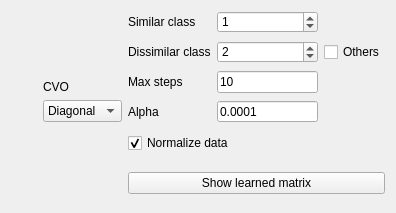
<?xml version="1.0" encoding="UTF-8"?>
<ui version="4.0">
 <class>paramsCVO</class>
 <widget class="QWidget" name="paramsCVO">
  <property name="geometry">
   <rect>
    <x>0</x>
    <y>0</y>
    <width>396</width>
    <height>213</height>
   </rect>
  </property>
  <property name="windowTitle">
   <string>Form</string>
  </property>
  <layout class="QGridLayout" name="gridLayout" columnstretch="0,0,0">
   <item row="2" column="1">
    <widget class="QComboBox" name="methodCombo">
     <property name="toolTip">
      <string>Change computation method (not sure if there is any actual difference between the two)</string>
     </property>
     <item>
      <property name="text">
       <string>Diagonal</string>
      </property>
     </item>
    </widget>
   </item>
   <item row="0" column="2" rowspan="3">
    <layout class="QGridLayout" name="gridLayout_2">
     <property name="verticalSpacing">
      <number>8</number>
     </property>
     <item row="2" column="0">
      <widget class="QLabel" name="label_steps">
       <property name="minimumSize">
        <size>
         <width>0</width>
         <height>20</height>
        </size>
       </property>
       <property name="text">
        <string>Max steps</string>
       </property>
      </widget>
     </item>
     <item row="0" column="1">
      <widget class="QSpinBox" name="simBox">
       <property name="minimumSize">
        <size>
         <width>0</width>
         <height>20</height>
        </size>
       </property>
       <property name="minimum">
        <number>0</number>
       </property>
       <property name="value">
        <number>1</number>
       </property>
      </widget>
     </item>
     <item row="0" column="0">
      <widget class="QLabel" name="label_2">
       <property name="minimumSize">
        <size>
         <width>0</width>
         <height>20</height>
        </size>
       </property>
       <property name="text">
        <string>Similar class</string>
       </property>
      </widget>
     </item>
     <item row="1" column="0">
      <widget class="QLabel" name="label_3">
       <property name="minimumSize">
        <size>
         <width>0</width>
         <height>20</height>
        </size>
       </property>
       <property name="text">
        <string>Dissimilar class</string>
       </property>
      </widget>
     </item>
     <item row="1" column="1">
      <widget class="QSpinBox" name="dissimBox">
       <property name="minimumSize">
        <size>
         <width>0</width>
         <height>20</height>
        </size>
       </property>
       <property name="minimum">
        <number>0</number>
       </property>
       <property name="value">
        <number>2</number>
       </property>
      </widget>
     </item>
     <item row="1" column="2">
      <widget class="QCheckBox" name="othersCheckBox">
       <property name="minimumSize">
        <size>
         <width>0</width>
         <height>20</height>
        </size>
       </property>
       <property name="text">
        <string>Others</string>
       </property>
      </widget>
     </item>
     <item row="3" column="0">
      <widget class="QLabel" name="label">
       <property name="minimumSize">
        <size>
         <width>0</width>
         <height>20</height>
        </size>
       </property>
       <property name="text">
        <string>Alpha</string>
       </property>
      </widget>
     </item>
     <item row="2" column="1">
      <widget class="QLineEdit" name="stepsLineEdit">
       <property name="minimumSize">
        <size>
         <width>0</width>
         <height>20</height>
        </size>
       </property>
       <property name="text">
        <string>10</string>
       </property>
      </widget>
     </item>
     <item row="3" column="1">
      <widget class="QLineEdit" name="alphaLineEdit">
       <property name="minimumSize">
        <size>
         <width>0</width>
         <height>20</height>
        </size>
       </property>
       <property name="text">
        <string>0.0001</string>
       </property>
      </widget>
     </item>
    </layout>
   </item>
   <item row="1" column="1">
    <widget class="QLabel" name="title">
     <property name="text">
      <string>CVO</string>
     </property>
    </widget>
   </item>
   <item row="0" column="0" rowspan="5">
    <spacer name="horizontalSpacer">
     <property name="orientation">
      <enum>Qt::Horizontal</enum>
     </property>
     <property name="sizeHint" stdset="0">
      <size>
       <width>40</width>
       <height>20</height>
      </size>
     </property>
    </spacer>
   </item>
   <item row="4" column="2">
    <widget class="QPushButton" name="showMatrixBtn">
     <property name="text">
      <string>Show learned matrix</string>
     </property>
    </widget>
   </item>
   <item row="3" column="2">
    <widget class="QCheckBox" name="normalizeBox">
     <property name="minimumSize">
      <size>
       <width>0</width>
       <height>30</height>
      </size>
     </property>
     <property name="text">
      <string>Normalize data</string>
     </property>
     <property name="checked">
      <bool>true</bool>
     </property>
    </widget>
   </item>
   <item row="4" column="1">
    <spacer name="verticalSpacer">
     <property name="orientation">
      <enum>Qt::Vertical</enum>
     </property>
     <property name="sizeHint" stdset="0">
      <size>
       <width>20</width>
       <height>40</height>
      </size>
     </property>
    </spacer>
   </item>
   <item row="0" column="1">
    <spacer name="verticalSpacer_2">
     <property name="orientation">
      <enum>Qt::Vertical</enum>
     </property>
     <property name="sizeHint" stdset="0">
      <size>
       <width>20</width>
       <height>40</height>
      </size>
     </property>
    </spacer>
   </item>
  </layout>
 </widget>
 <resources/>
 <connections/>
</ui>
